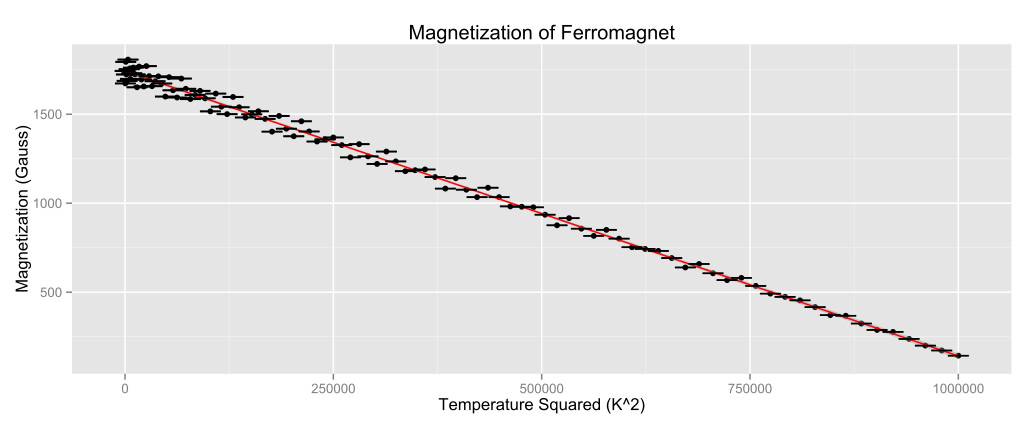

Write the R code that produced this figure.
library(ggplot2)
library(stats)
setwd("/Users/jason/Documents/projects/ODU/PHYS413/LAB-A/")
source("functions.R")
data <- read.table("Magnetization of a Ferromagnet.txt", header = TRUE, sep = ",")
data$z <- apply(data,1,function(row) (row[1])^2)
data$se <- apply(data,1,function(row) row[2]*.001)
data$ymin <- apply(data,1,function(row) row[2] - row[4])
data$ymax <- apply(data,1,function(row) row[2] + row[4])
attach(data)
#M =  M0 [1-1/(T/TC)2]
fit  <- lm(y ~ z)

limits <- aes(x = z, ymax = ymax, ymin = ymin)
bars <- geom_errorbar(limits, width=25000)

a <- ggplotRegression(fit, "Magnetization of Ferromagnet", "Temperature Squared (K^2)", "Magnetization (Gauss)", bars)
print(a)
